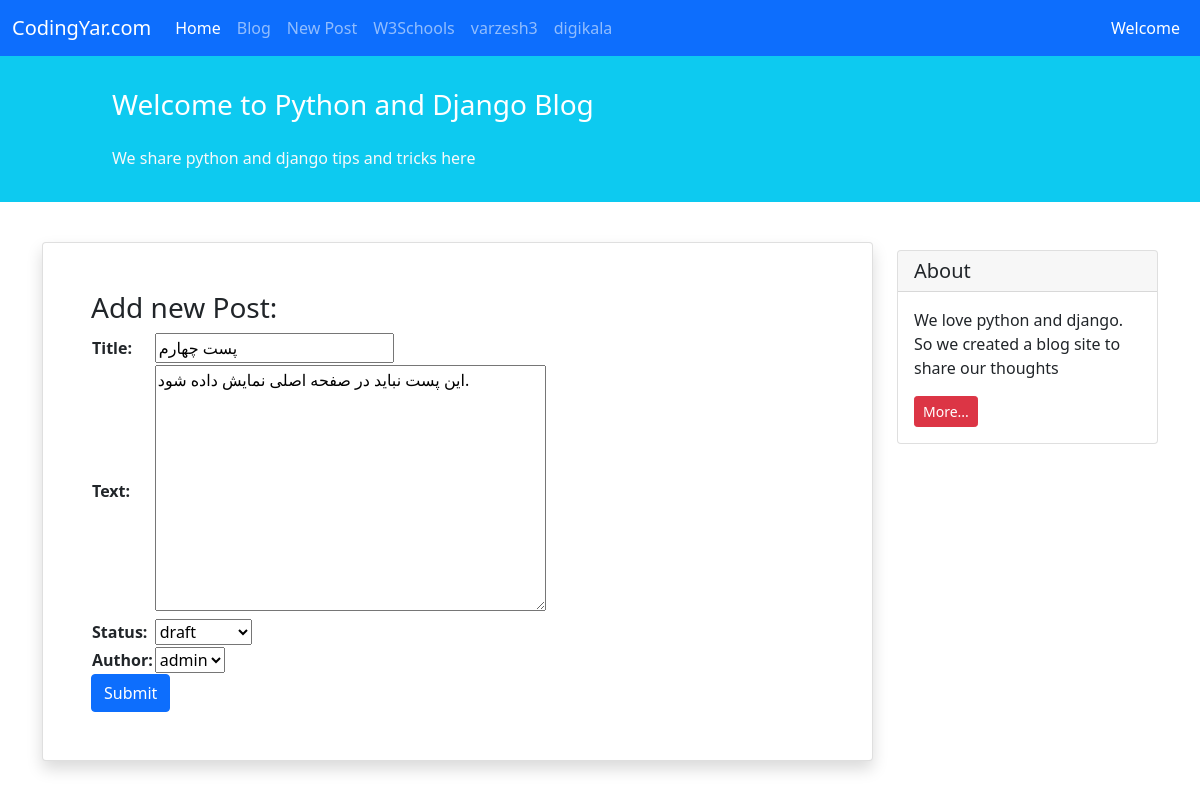
Screenshot of /blog/4/update/ with the database file from the repository.
### blog/models.py (models this page shows, shortened)
class Post(models.Model):
    STATUS_CHOICES = (
        ('pub', 'published'),
        ('drf', 'draft'),
    )
    title = models.CharField(max_length=100)
    text = models.TextField()
    author = models.ForeignKey('auth.user', on_delete=models.CASCADE)
    date_created = models.DateTimeField(auto_now_add=True)
    date_modified = models.DateTimeField(auto_now=True)
    status = models.CharField(choices=STATUS_CHOICES, max_length=3)

### blog/views.py (the view)
# urls.py: path('<int:pk>/update/', views.update_post, name='update_post'),
def update_post(request, pk):
    post = get_object_or_404(Post, pk=pk)
    form = PostForm(request.POST or None, instance=post)
    context = {'post': form }
    if form.is_valid():
        form.save()
        return redirect('blog')
    return render(request, 'blog/new_post.html', context)

### blog/forms.py
class PostForm(forms.ModelForm):
    class Meta:
        model = Post
        fields = ["title", "text", "status", "author"]

### blog/templates/blog/new_post.html (shortened to what this page needs)
{% extends '_base.html' %}
{% block main_body %}
<div class="container mt-4">
    <div class="row">
        <div class="col-9">
            <div class="card shadow my-3 p-5">
                <h3>Add new Post:</h3>
                <form method="POST">
                    <table>
                        {{ post.as_table }}
                    </table>
                    <button type="submit" class="btn btn-primary">Submit</button>
                </form>
            </div>
        </div>
        <div class="col-3">
                <div class="card my-4">
                    <h5 class="card-header">About</h5>
                    <div class="card-body">
                        <p class="card-text">We love python and django. So we created a blog site to share our
                            thoughts</p>
                        <a href="#"
                           class="btn btn-sm btn-danger">
                            More...
                        </a>
                    </div>
                </div>
        </div>
    </div>
</div>
{% endblock main_body %}

### rows the page displays
Post: title "پست چهارم", text "این پست نباید در صفحه اصلی نمایش داده شود.", status "draft", author "admin"
